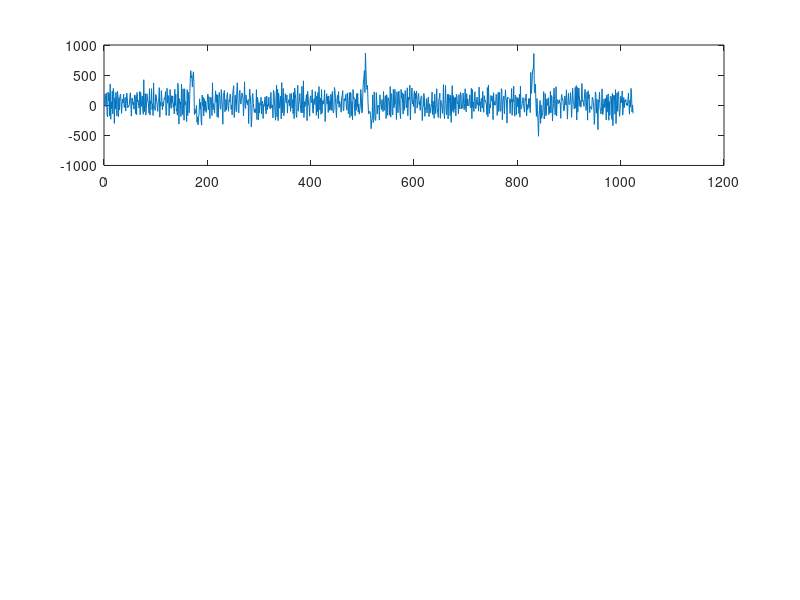

This chart was generated by the following MATLAB code: (Note: this script raises an error after producing the figure.)
%Ejercicio 10
Fm=360;
T=1/Fm;
s = load("necg.txt");
N=length(s);
df=Fm/N;
freq = -Fm/2:df:Fm/2;

subplot(3,1,1);
plot(s);

fs1 = fftp(s);

subplot(3,1,2);
plot(freq,fs1);

%debo eliminar el ruido en la banda de 40 a 180 en amplitud -- Y LA FASE???
%para hacerlo correctamente puedo calcular los intervalos
% N=1024 muestras
%Haciendo regla de 3 simples 
%1024 es  360 hz
%114  es   40 hz
%512  es  180 hz
%Ahora teniendo en cuenta que la parte negativa es espejo de la positiva
%512 es el centro o frecuencia 0 por lo tanto 512+512 seria +180hz y 512+114 seria +40hz
%Ahora para la parte negativa 512-512 seria +180hz y 512-114 seria +40hz

fs2=fs1;

fs2(1:398) = 0;
fs2(512+114:1024) = 0;

subplot(3,1,3);
plot(freq,fs2);


